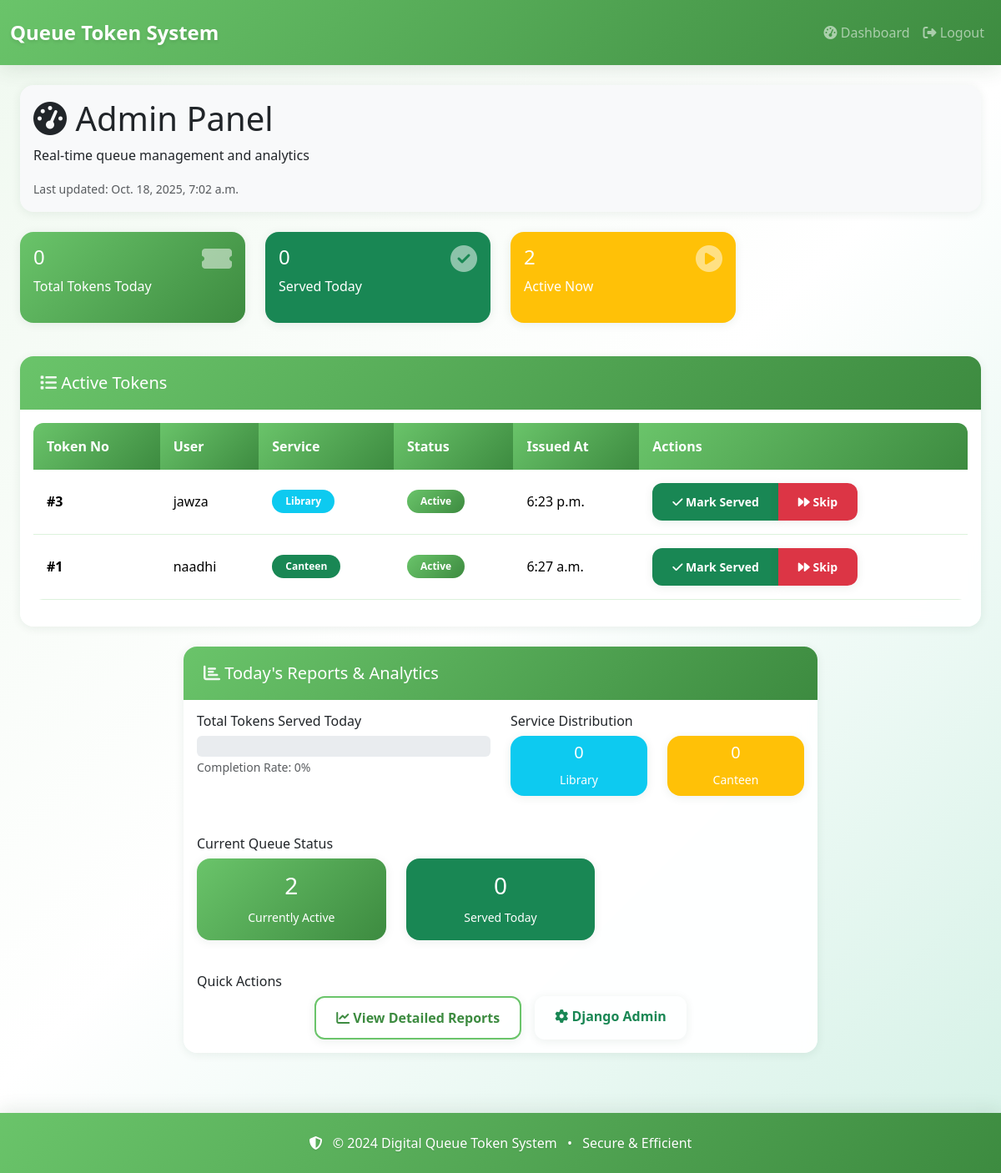
Before: /system/dashboard/ (signed in) with the older database file.
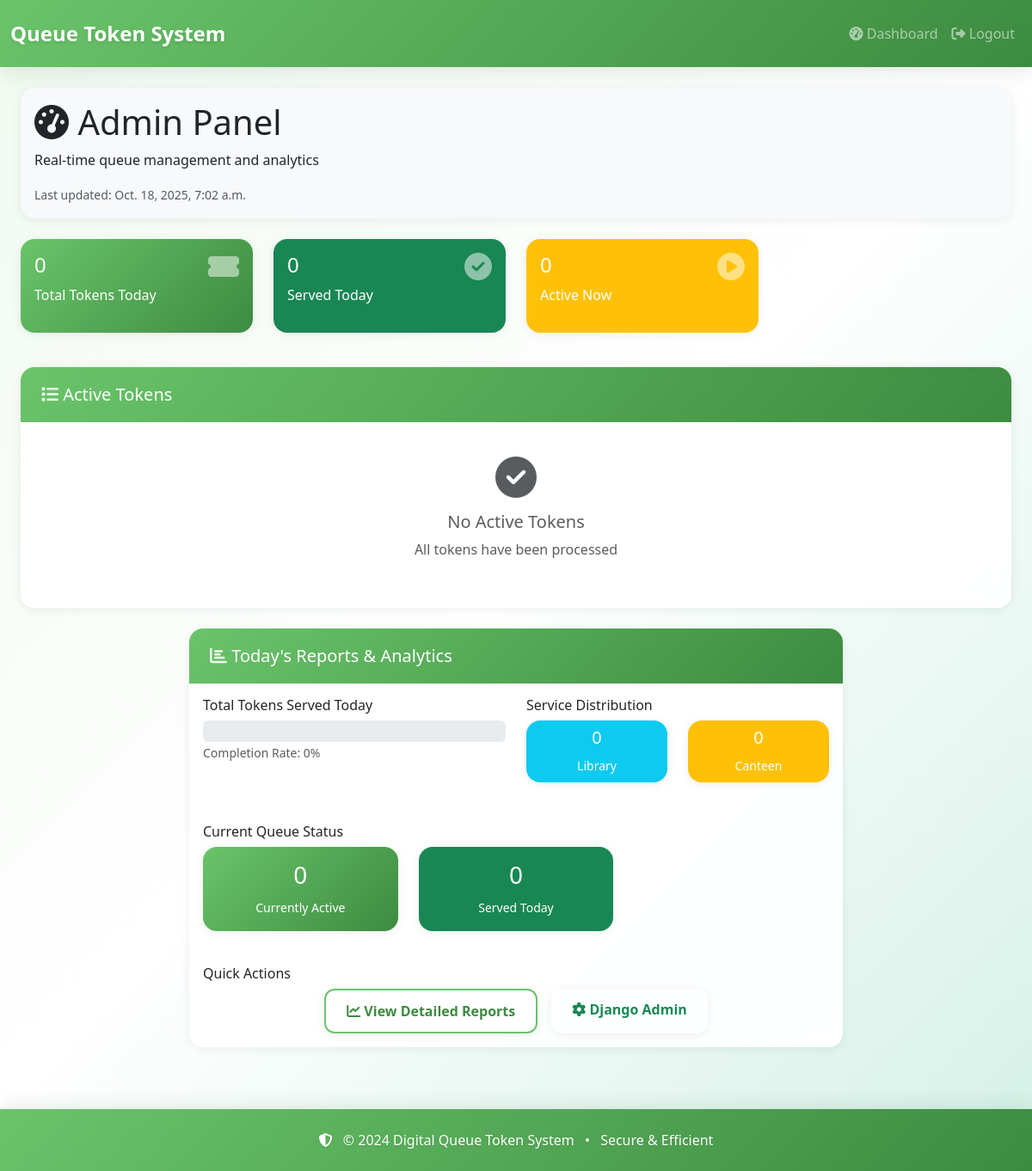
After: the same page with the newer database file.
### core/models.py (models this page shows, shortened)
class Token(models.Model):
    STATUS_CHOICES = [
        ("active", "Active"),
        ("completed", "Completed"),
        ("cancelled", "Cancelled"),
        ("skipped", "Skipped"),
    ]
    slot = models.ForeignKey(QueueSlot, related_name="tokens", on_delete=models.CASCADE)
    user = models.ForeignKey(User, on_delete=models.CASCADE)
    number = models.PositiveIntegerField()
    status = models.CharField(max_length=20, choices=STATUS_CHOICES, default="active")
    issued_at = models.DateTimeField(auto_now_add=True)
    service = models.CharField(max_length=50, choices=QueueSlot.SERVICE_CHOICES, blank=True, null=True)
    class Meta:
        ordering = ['-issued_at']

class QueueSlot(models.Model):
    SERVICE_CHOICES = [
        ('library', 'Library'),
        ('canteen', 'Canteen'),
    ]
    service = models.CharField(max_length=50, choices=SERVICE_CHOICES)
    date = models.DateField()
    start_time = models.TimeField()
    end_time = models.TimeField()
    max_tokens = models.IntegerField(default=10)

### core/views.py (the view)
# urls.py: path('system/dashboard/', views.admin_dashboard, name='admin_dashboard'),
@login_required
def admin_dashboard(request):
    if not request.user.is_staff:
        return redirect('dashboard')
    today = timezone.now().date()
    print(f"🔍 DEBUG: Today's date is {today}")
    all_tokens = Token.objects.all()
    print(f"🔍 DEBUG: Total tokens in database: {all_tokens.count()}")
    for token in all_tokens[:5]:  # First 5 tokens
        print(f"🔍 DEBUG: Token #{token.id} - Date: {token.issued_at.date() if token.issued_at else 'No date'} - Status: {token.status}")
    today_tokens = Token.objects.filter(issued_at__date=today)
    print(f"🔍 DEBUG: Today tokens (date filter): {today_tokens.count()}")
    today_tokens_alt = Token.objects.filter(
        issued_at__year=today.year,
        issued_at__month=today.month,
        issued_at__day=today.day
    )
    print(f"🔍 DEBUG: Today tokens (alternative filter): {today_tokens_alt.count()}")
    today_tokens = today_tokens_alt
    total_tokens_today = today_tokens.count()
    served_today = today_tokens.filter(status='completed').count()
    print(f"🔍 DEBUG: Total tokens today: {total_tokens_today}")
    print(f"🔍 DEBUG: Served today: {served_today}")
    library_today = today_tokens.filter(slot__service='library').count()
    canteen_today = today_tokens.filter(slot__service='canteen').count()
    print(f"🔍 DEBUG: Library today: {library_today}")
    print(f"🔍 DEBUG: Canteen today: {canteen_today}")
    all_pending = Token.objects.filter(status='pending')
    all_active = Token.objects.filter(status='active')
    all_completed = Token.objects.filter(status='completed')
    print(f"🔍 DEBUG: All pending tokens: {all_pending.count()}")
    print(f"🔍 DEBUG: All active tokens: {all_active.count()}")
    print(f"🔍 DEBUG: All completed tokens: {all_completed.count()}")
    pending_tokens = all_pending
    active_tokens = all_active
    print(f"🔍 DEBUG: Pending tokens: {pending_tokens.count()}")
    print(f"🔍 DEBUG: Active tokens: {active_tokens.count()}")
    all_active_tokens = Token.objects.filter(status__in=['pending', 'active']).order_by('issued_at')
    print(f"🔍 DEBUG: All active tokens for table: {all_active_tokens.count()}")
    context = {
        'total_tokens_today': total_tokens_today,
        'served_today': served_today,
        'library_today': library_today,
        'canteen_today': canteen_today,
        'pending_tokens': pending_tokens,
        'active_tokens': active_tokens,
        'all_active_tokens': all_active_tokens,  # This is for the table
        'today': today,
    }
    return render(request, 'core/admin_dashboard.html', context)

### core/templates/core/admin_dashboard.html (shortened to what the changed rows need)
{% extends "core/base.html" %}
{% block content %}
<div class="container-fluid mt-4">
    <div class="row mb-4">
        <div class="col-12">
            <div class="card bg-light">
                <div class="card-body">
                    <h1 class="card-title">
                        <i class="fas fa-tachometer-alt"></i> Admin Panel
                    </h1>
                </div>
            </div>
        </div>
    </div>
<div class="row mb-4">
    <div class="col-md-3 mb-3">
        <div class="card text-white bg-warning">
            <div class="card-body">
                <div class="d-flex justify-content-between">
                    <div>
                        <h4>{{ active_tokens.count }}</h4>
                        <p>Active Now</p>
                    </div>
                </div>
            </div>
        </div>
    </div>
</div>
<div class="row mb-4">
    <div class="col-12">
        <div class="card">
            <div class="card-body">
                {% if all_active_tokens %}
                <div class="table-responsive">
                    <table class="table table-hover">
                        <thead>
                            <tr>
                                <th>Token No</th>
                                <th>User</th>
                                <th>Service</th>
                                <th>Status</th>
                                <th>Issued At</th>
                                <th>Actions</th>
                            </tr>
                        </thead>
                        <tbody>
                            {% for token in all_active_tokens %}
                            <tr>
                                <td><strong>#{{ token.number }}</strong></td>
                                <td>{{ token.user.username }}</td>
                                <td>
                                    <span class="badge bg-{% if token.slot.service == 'library' %}info{% else %}success{% endif %}">
                                        {{ token.slot.get_service_display }}
                                    </span>
                                </td>
                                <td>
                                    <span class="badge
                                        {% if token.status == 'pending' %}bg-warning
                                        {% elif token.status == 'active' %}bg-primary
                                        {% elif token.status == 'completed' %}bg-success
                                        {% elif token.status == 'skipped' %}bg-danger
                                        {% elif token.status == 'cancelled' %}bg-secondary
                                        {% else %}bg-dark{% endif %}">
                                        {{ token.status|title }}
                                    </span>
                                </td>
                                <td>{{ token.issued_at|time }}</td>
                                <td>
                                    <div class="btn-group btn-group-sm">
                                        {% if token.status != 'completed' %}
                                        <a href="{% url 'complete_token' token.id %}" class="btn btn-success">
                                            <i class="fas fa-check"></i> Mark Served
                                        </a>
                                        <a href="{% url 'skip_token' token.id %}" class="btn btn-danger">
                                            <i class="fas fa-forward"></i> Skip
                                        </a>
                                        {% else %}
                                        <span class="text-muted">Completed</span>
                                        {% endif %}
                                    </div>
                                </td>
                            </tr>
                            {% endfor %}
                        </tbody>
                    </table>
                </div>
                {% else %}
                <div class="text-center py-4">
                    <i class="fas fa-check-circle fa-3x text-muted mb-3"></i>
                    <h5 class="text-muted">No Active Tokens</h5>
                    <p class="text-muted">All tokens have been processed</p>
                </div>
                {% endif %}
            </div>
        </div>
    </div>
</div>
<div class="row">
    <div class="col-lg-8 mx-auto mb-4">
        <div class="card">
            <div class="card-body">
                <div class="row mt-4">
                    <div class="col-12">
                        <div class="row text-center">
                            <div class="col-md-4 mb-3">
                                <div class="card bg-primary text-white">
                                    <div class="card-body py-3">
                                        <h3>{{ active_tokens.count }}</h3>
                                        <small>Currently Active</small>
                                    </div>
                                </div>
                            </div>
                        </div>
                    </div>
                </div>
            </div>
        </div>
    </div>
</div>
{% endblock %}

Changed rows visible on the page:
no longer on this page (row edited): Token: number "3", user.username "jawza", slot.service "Library", status "Active", issued_at "6:23 p.m.", shows "Mark Served"
no longer on this page (row edited): Token: number "1", user.username "naadhi", slot.service "Canteen", status "Active", issued_at "6:27 a.m.", shows "Mark Served"
Other visible differences:
{{ active_tokens.count }}: "2" → "0"
text no longer shown: "Token No User Service Status Issued At Actions"
text now shown: "No Active Tokens All tokens have been processed"
